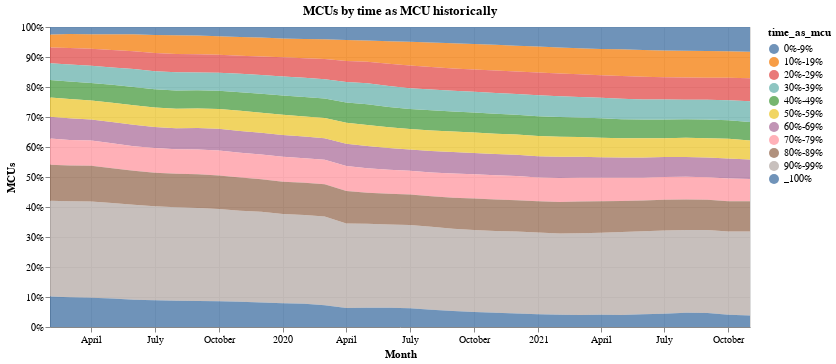

The cell this chart's notebook holds for it:
### Markdown cell above
It is interesting to see that almost 25% of customers spent over 90% of their lifetime with an MCU status. More analysis would be required here, but we can assume that healthy card users spend over 80% of their lifetime with an MCU status. 

The rest of the customers could be targeted with initiatives to prevent their lapsing. Preventing MCU lapse would eventually increase MCU/lifetime ratio. 

Just for curiosity, we can see how this split of customers changed historically. See chart below.

### Code cell
base = alt.Chart(active_time_past_3yrs).encode(x=alt.X("month:T", title="Month"))
area = base.mark_area(opacity=0.8).encode(
    y=alt.Y("customers:Q", stack="normalize", title="MCUs"), color="time_as_mcu:N"
)
area.properties(width=700, height=300, title="MCUs by time as MCU historically")

### Figure 1 — Vega-Lite specification as saved in the notebook (floating-point values rounded to 4 significant figures; data arrays with more than 128 entries replaced by an {"elided": "..."} marker saying what was removed)
{"config": {"view": {"continuousWidth": 400, "continuousHeight": 300}}, "data": {"name": "data-a26dc84ae27f18c88a70711a545f0e61"}, "mark": {"type": "area", "opacity": 0.8}, "encoding": {"color": {"type": "nominal", "field": "time_as_mcu"}, "x": {"type": "temporal", "field": "month", "title": "Month"}, "y": {"type": "quantitative", "field": "customers", "stack": "normalize", "title": "MCUs"}}, "height": 300, "title": "MCUs by time as MCU historically", "width": 700, "$schema": "https://vega.github.io/schema/vega-lite/v4.8.1.json", "datasets": {"data-a26dc84ae27f18c88a70711a545f0e61": {"elided": "374 records"}}}
